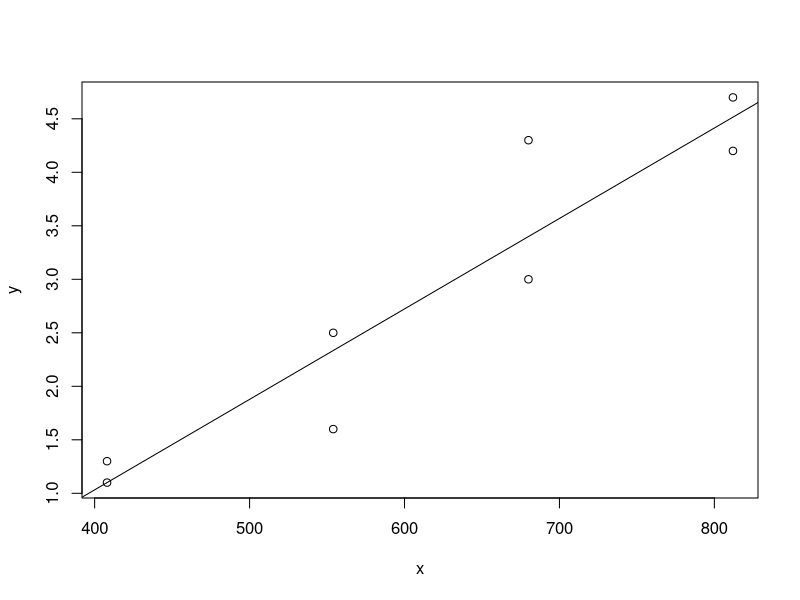

This chart was generated by the following R code:
setwd("C:/Users/poomp/Jupyter/Stat_work/Week9")
library(readr)
week9_co2_data <- read_csv("week9_co2_data.csv")
attach(week9_co2_data)
week9_co2_data

x <- xCO2
y <- yMass

model <- lm(y ~ x)
summary(model)
plot(x,y)
abline(model)

week9_classroom_data <- read_csv("week9_classroom_data.csv")
attach(week9_classroom_data)
week9_classroom_data

x <- midterm
y <- final

model <- lm(y ~ x)
summary(model)
